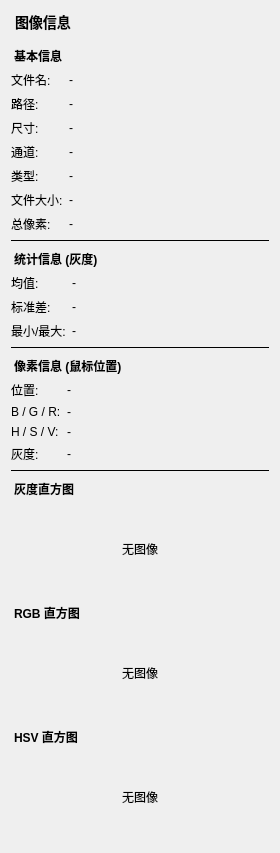
<?xml version="1.0" encoding="UTF-8"?>
<ui version="4.0">
 <class>ImageInfoPanel</class>
 <widget class="QWidget" name="ImageInfoPanel">
  <property name="geometry">
   <rect>
    <x>0</x>
    <y>0</y>
    <width>280</width>
    <height>600</height>
   </rect>
  </property>
  <layout class="QVBoxLayout" name="rootLayout">
   <property name="leftMargin">10</property>
   <property name="topMargin">10</property>
   <property name="rightMargin">10</property>
   <property name="bottomMargin">10</property>
   <property name="spacing">6</property>

   <!-- ========== 基本信息 ========== -->
   <item>
    <widget class="QLabel" name="titleLabel">
     <property name="text">
      <string>图像信息</string>
     </property>
     <property name="styleSheet">
      <string notr="true">font-weight: 700; font-size: 14px; padding-bottom: 4px;</string>
     </property>
     <property name="objectName">
      <string notr="true">titleLabel</string>
     </property>
    </widget>
   </item>

   <item>
    <widget class="QLabel" name="sectionInfo">
     <property name="text">
      <string>基本信息</string>
     </property>
     <property name="styleSheet">
      <string notr="true">font-weight: 600; font-size: 12px; padding-top: 4px;</string>
     </property>
     <property name="objectName">
      <string notr="true">sectionLabel</string>
     </property>
    </widget>
   </item>

   <item>
    <layout class="QFormLayout" name="infoGrid">
     <property name="horizontalSpacing">8</property>
     <property name="verticalSpacing">2</property>
     <item row="0" column="0">
      <widget class="QLabel" name="fileNameLabel">
       <property name="text"><string>文件名:</string></property>
       <property name="objectName"><string notr="true">infoKey</string></property>
      </widget>
     </item>
     <item row="0" column="1">
      <widget class="QLabel" name="valFileName">
       <property name="text"><string>-</string></property>
       <property name="objectName"><string notr="true">infoVal</string></property>
      </widget>
     </item>
     <item row="1" column="0">
      <widget class="QLabel" name="pathLabel">
       <property name="text"><string>路径:</string></property>
       <property name="objectName"><string notr="true">infoKey</string></property>
      </widget>
     </item>
     <item row="1" column="1">
      <widget class="QLabel" name="valPath">
       <property name="text"><string>-</string></property>
       <property name="toolTip"><string notr="true">-</string></property>
       <property name="objectName"><string notr="true">infoVal</string></property>
      </widget>
     </item>
     <item row="2" column="0">
      <widget class="QLabel" name="sizeLabel">
       <property name="text"><string>尺寸:</string></property>
       <property name="objectName"><string notr="true">infoKey</string></property>
      </widget>
     </item>
     <item row="2" column="1">
      <widget class="QLabel" name="lblSize">
       <property name="text"><string>-</string></property>
       <property name="objectName"><string notr="true">infoVal</string></property>
      </widget>
     </item>
     <item row="3" column="0">
      <widget class="QLabel" name="chLabel">
       <property name="text"><string>通道:</string></property>
       <property name="objectName"><string notr="true">infoKey</string></property>
      </widget>
     </item>
     <item row="3" column="1">
      <widget class="QLabel" name="lblCh">
       <property name="text"><string>-</string></property>
       <property name="objectName"><string notr="true">infoVal</string></property>
      </widget>
     </item>
     <item row="4" column="0">
      <widget class="QLabel" name="typeLabel">
       <property name="text"><string>类型:</string></property>
       <property name="objectName"><string notr="true">infoKey</string></property>
      </widget>
     </item>
     <item row="4" column="1">
      <widget class="QLabel" name="lblType">
       <property name="text"><string>-</string></property>
       <property name="objectName"><string notr="true">infoVal</string></property>
      </widget>
     </item>
     <item row="5" column="0">
      <widget class="QLabel" name="fileSizeLabel">
       <property name="text"><string>文件大小:</string></property>
       <property name="objectName"><string notr="true">infoKey</string></property>
      </widget>
     </item>
     <item row="5" column="1">
      <widget class="QLabel" name="lblFileSize">
       <property name="text"><string>-</string></property>
       <property name="objectName"><string notr="true">infoVal</string></property>
      </widget>
     </item>
     <item row="6" column="0">
      <widget class="QLabel" name="lblTotalLabel">
       <property name="text"><string>总像素:</string></property>
       <property name="objectName"><string notr="true">infoKey</string></property>
      </widget>
     </item>
     <item row="6" column="1">
      <widget class="QLabel" name="lblTotal">
       <property name="text"><string>-</string></property>
       <property name="objectName"><string notr="true">infoVal</string></property>
      </widget>
     </item>
    </layout>
   </item>

   <item>
    <widget class="QFrame" name="separator1">
     <property name="frameShape"><enum>QFrame::HLine</enum></property>
     <property name="frameShadow"><enum>QFrame::Plain</enum></property>
     <property name="objectName"><string notr="true">infoSep</string></property>
    </widget>
   </item>

   <!-- ========== 统计 ========== -->
   <item>
    <widget class="QLabel" name="sectionStats">
     <property name="text"><string>统计信息 (灰度)</string></property>
     <property name="styleSheet">
      <string notr="true">font-weight: 600; font-size: 12px; padding-top: 2px;</string>
     </property>
     <property name="objectName"><string notr="true">sectionLabel</string></property>
    </widget>
   </item>
   <item>
    <layout class="QFormLayout" name="statsGrid">
     <property name="horizontalSpacing">8</property>
     <property name="verticalSpacing">2</property>
     <item row="0" column="0">
      <widget class="QLabel" name="lblMeanLabel">
       <property name="text"><string>均值:</string></property>
       <property name="objectName"><string notr="true">infoKey</string></property>
      </widget>
     </item>
     <item row="0" column="1">
      <widget class="QLabel" name="lblMean">
       <property name="text"><string>-</string></property>
       <property name="objectName"><string notr="true">infoVal</string></property>
      </widget>
     </item>
     <item row="1" column="0">
      <widget class="QLabel" name="lblStdLabel">
       <property name="text"><string>标准差:</string></property>
       <property name="objectName"><string notr="true">infoKey</string></property>
      </widget>
     </item>
     <item row="1" column="1">
      <widget class="QLabel" name="lblStd">
       <property name="text"><string>-</string></property>
       <property name="objectName"><string notr="true">infoVal</string></property>
      </widget>
     </item>
     <item row="2" column="0">
      <widget class="QLabel" name="lblMinMaxLabel">
       <property name="text"><string>最小/最大:</string></property>
       <property name="objectName"><string notr="true">infoKey</string></property>
      </widget>
     </item>
     <item row="2" column="1">
      <widget class="QLabel" name="lblMinMax">
       <property name="text"><string>-</string></property>
       <property name="objectName"><string notr="true">infoVal</string></property>
      </widget>
     </item>
    </layout>
   </item>

   <item>
    <widget class="QFrame" name="separator2">
     <property name="frameShape"><enum>QFrame::HLine</enum></property>
     <property name="frameShadow"><enum>QFrame::Plain</enum></property>
     <property name="objectName"><string notr="true">infoSep</string></property>
    </widget>
   </item>

   <!-- ========== 像素信息 (鼠标 hover) ========== -->
   <item>
    <widget class="QLabel" name="sectionPixel">
     <property name="text"><string>像素信息 (鼠标位置)</string></property>
     <property name="styleSheet">
      <string notr="true">font-weight: 600; font-size: 12px; padding-top: 2px;</string>
     </property>
     <property name="objectName"><string notr="true">sectionLabel</string></property>
    </widget>
   </item>
   <item>
    <layout class="QFormLayout" name="pixelGrid">
     <property name="horizontalSpacing">8</property>
     <property name="verticalSpacing">2</property>
     <item row="0" column="0">
      <widget class="QLabel" name="lblPosLabel">
       <property name="text"><string>位置:</string></property>
       <property name="objectName"><string notr="true">infoKey</string></property>
      </widget>
     </item>
     <item row="0" column="1">
      <widget class="QLabel" name="lblPos">
       <property name="text"><string>-</string></property>
       <property name="objectName"><string notr="true">infoVal</string></property>
      </widget>
     </item>
     <item row="1" column="0">
      <widget class="QLabel" name="lblRGBLabel">
       <property name="text"><string>B / G / R:</string></property>
       <property name="objectName"><string notr="true">infoKey</string></property>
      </widget>
     </item>
     <item row="1" column="1">
      <widget class="QLabel" name="lblRGB">
       <property name="text"><string>-</string></property>
       <property name="objectName"><string notr="true">infoVal</string></property>
      </widget>
     </item>
     <item row="2" column="0">
      <widget class="QLabel" name="lblHSVLabel">
       <property name="text"><string>H / S / V:</string></property>
       <property name="objectName"><string notr="true">infoKey</string></property>
      </widget>
     </item>
     <item row="2" column="1">
      <widget class="QLabel" name="lblHSV">
       <property name="text"><string>-</string></property>
       <property name="objectName"><string notr="true">infoVal</string></property>
      </widget>
     </item>
     <item row="3" column="0">
      <widget class="QLabel" name="lblGrayLabel">
       <property name="text"><string>灰度:</string></property>
       <property name="objectName"><string notr="true">infoKey</string></property>
      </widget>
     </item>
     <item row="3" column="1">
      <widget class="QLabel" name="lblGray">
       <property name="text"><string>-</string></property>
       <property name="objectName"><string notr="true">infoVal</string></property>
      </widget>
     </item>
    </layout>
   </item>

   <item>
    <widget class="QFrame" name="separator3">
     <property name="frameShape"><enum>QFrame::HLine</enum></property>
     <property name="frameShadow"><enum>QFrame::Plain</enum></property>
     <property name="objectName"><string notr="true">infoSep</string></property>
    </widget>
   </item>

   <!-- ========== 直方图 (3 种) ========== -->
   <item>
    <widget class="QLabel" name="sectionHistG">
     <property name="text"><string>灰度直方图</string></property>
     <property name="styleSheet">
      <string notr="true">font-weight: 600; font-size: 12px; padding-top: 2px;</string>
     </property>
     <property name="objectName"><string notr="true">sectionLabel</string></property>
    </widget>
   </item>
   <item>
    <widget class="QLabel" name="histLabel">
     <property name="text"><string>无图像</string></property>
     <property name="minimumSize"><size><width>0</width><height>90</height></size></property>
     <property name="alignment"><set>Qt::AlignCenter</set></property>
     <property name="objectName"><string notr="true">histLabel</string></property>
    </widget>
   </item>

   <item>
    <widget class="QLabel" name="sectionHistRGB">
     <property name="text"><string>RGB 直方图</string></property>
     <property name="styleSheet">
      <string notr="true">font-weight: 600; font-size: 12px; padding-top: 4px;</string>
     </property>
     <property name="objectName"><string notr="true">sectionLabel</string></property>
    </widget>
   </item>
   <item>
    <widget class="QLabel" name="rgbHistLabel">
     <property name="text"><string>无图像</string></property>
     <property name="minimumSize"><size><width>0</width><height>90</height></size></property>
     <property name="alignment"><set>Qt::AlignCenter</set></property>
     <property name="objectName"><string notr="true">histLabel</string></property>
    </widget>
   </item>

   <item>
    <widget class="QLabel" name="sectionHistHSV">
     <property name="text"><string>HSV 直方图</string></property>
     <property name="styleSheet">
      <string notr="true">font-weight: 600; font-size: 12px; padding-top: 4px;</string>
     </property>
     <property name="objectName"><string notr="true">sectionLabel</string></property>
    </widget>
   </item>
   <item>
    <widget class="QLabel" name="hsvHistLabel">
     <property name="text"><string>无图像</string></property>
     <property name="minimumSize"><size><width>0</width><height>90</height></size></property>
     <property name="alignment"><set>Qt::AlignCenter</set></property>
     <property name="objectName"><string notr="true">histLabel</string></property>
    </widget>
   </item>

   <item>
    <spacer name="bottomSpacer">
     <property name="orientation"><enum>Qt::Vertical</enum></property>
     <property name="sizeHint" stdset="0">
      <size><width>20</width><height>0</height></size>
     </property>
    </spacer>
   </item>
  </layout>
 </widget>
 <resources/>
 <connections/>
</ui>
